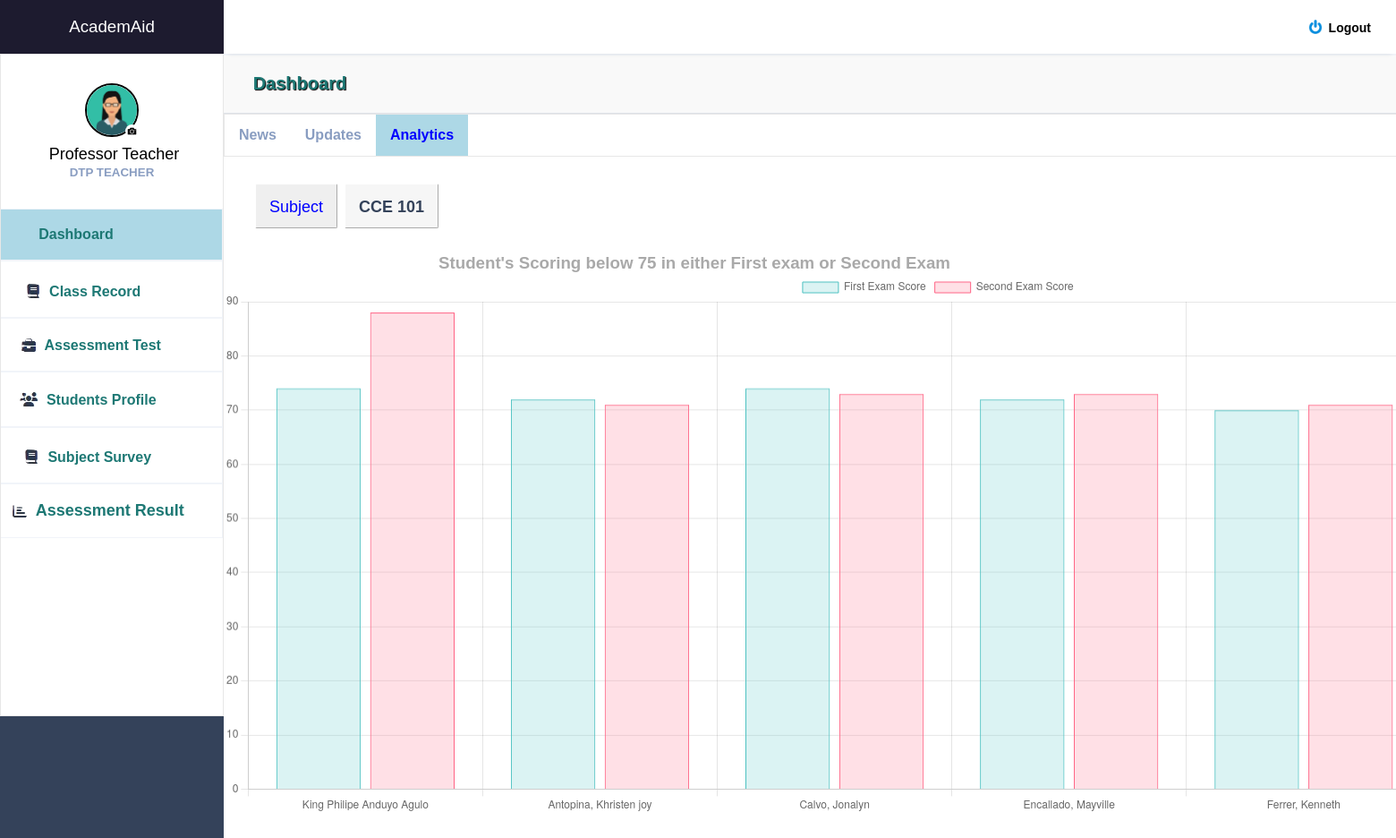
The page /analytics_cce101.php (signed in) on the database its author committed.
### tables this page shows
CREATE TABLE `tbl_users` (
  `user_id` int(11) NOT NULL,
  `user_uname` varchar(255) NOT NULL,
  `user_pass` varchar(255) NOT NULL,
  `role_id` varchar(255) NOT NULL,
  `fullname` varchar(255) NOT NULL,
  `course` varchar(255) NOT NULL,
  `year` int(11) NOT NULL,
  `program` varchar(255) NOT NULL,
  `id_number` varchar(255) NOT NULL,
  `email` varchar(255) NOT NULL,
  `contact_number` varchar(255) NOT NULL,
  `address` varchar(255) NOT NULL,
  `birthday` varchar(255) NOT NULL,
  `gender` varchar(255) NOT NULL,
  `skills` varchar(255) NOT NULL,
  `image` varchar(250) NOT NULL,
  `exam_score` varchar(255) NOT NULL,
  `subject` varchar(255) NOT NULL,
  `exam_score2` varchar(255) NOT NULL,
  `cc102_1` varchar(255) NOT NULL,
  `cc102_2` varchar(255) NOT NULL,
  `elec` varchar(255) NOT NULL,
  `elec2` varchar(255) NOT NULL,
  `netw` varchar(255) NOT NULL,
  `netw2` varchar(255) NOT NULL,
  `integ` varchar(255) NOT NULL,
  `integ2` varchar(255) NOT NULL,
  `assur` varchar(255) NOT NULL,
  `assur2` varchar(255) NOT NULL
);

### teacher_pic.php (the view, shortened to what this page needs)
<?php
require '_conn.php';
$loggedInUserId = $_SESSION['user_id'];
$user = mysqli_fetch_assoc(mysqli_query($conn, "SELECT * FROM tbl_users WHERE user_id = $loggedInUserId"));
?>
<html>
<head>
<body>
<form class="form" id = "form" action="" enctype="multipart/form-data" method="post">
                                        <div class="upload">
                                            <?php
                                            $image = $user['image'];
                                            ?>
                                    <img src="profile_pictures/<?php echo $image; ?>" width ="125" height="125" title="<?php echo $image; ?>">
                                      <div class="round">
                                        </div>
                                       </div>
                                    </form>

### dashboard_teacher.php (shortened to what this page needs)
<!DOCTYPE html>
<html lang="en">
<head>
    <link rel="stylesheet" href="styler.css">
    <link rel="stylesheet" href="https://maxst.icons8.com/vue-static/landings/line-awesome/line-awesome/1.3.0/css/line-awesome.min.css">
</head>
<body>
    <div class="sidebar">
        <div class="side-header" style="background-color: #1D1B2F">
            <a href="dashboard_teacher_welc.php"><h3>Academ<span>Aid</span></h3></a>
        </div>
        <div class="side-content" style="background-color: white; border: 1px solid #e7e7e7">
            <div class="profile">
               <a href="teacher_profile.php">
               <?php
               include 'teacher_pic.php';
               ?></a>
                <h4 style="color: black; margin-top: 5px;  font-size: 18px"><?php
        if (isset($_SESSION['user_id'])) {
          $loggedInUserId = $_SESSION['user_id'];
          $sql = "SELECT * FROM tbl_users WHERE user_id = $loggedInUserId";
          $result = $conn->query($sql);
        if ($result->num_rows > 0) {
         while ($row = $result->fetch_assoc()) {
        echo "&nbsp". $row["fullname"] ; }}}?></h4>
                <small>DTP TEACHER</small>
            </div>
            <div class="side-menu" style="background-color: ">
                <ul>
                 <li style="border-style: solid; border-width: 1px; border-color: #f1f4f9; margin-left: -80px">
                       <a href="dashboard_teacher_welc.php"
                       <?php echo isset($a) ? 'style="background-color: lightblue; color: black; font-weight: bold;' : ''; ?>>
                          <img src="images/dash_icon.png" style=" position: relative; margin-bottom: -7px; ">
                        <small style="font-size: 16px; color: #1d7874"><b>Dashboard</b></small>
                        </a></li>
                 <li style="border-style: solid; border-width: 1px; border-color: #f1f4f9; margin-left: -67px">
                       <a href="class_record.php"
                       <?php echo isset($b) ? 'style="background-color: lightblue; color: white;font-weight: bold;' : ''; ?>>
                            <img src="images/subj_icon.png" style=" position: relative; margin-bottom: -7px; ">
                            <small style="font-size: 16px; color: #1d7874; font-weight:bold">Class Record</small>
                        </a> </li>
                <li style="border-style: solid; border-width: 1px; border-color: #f1f4f9; margin-left: -50px">
                       <a href="intervene_teacher.php"
                       <?php echo isset($c) ? 'style="background-color: lightblue; color: white;font-weight: bold;' : ''; ?>>
                            <img src="images/interv_icon.png" style=" position: relative; margin-bottom: -7px; ">
                            <small style="font-size: 16px; color: #1d7874; font-weight:bold">Assessment Test</small>
                        </a> </li>
                    <li style="border-style: solid; border-width: 1px; border-color: #f1f4f9; margin-left: -57px">
                       <a href="student_profile.php"
                       <?php echo isset($d) ? 'style="background-color: lightblue; color: white;font-weight: bold;' : ''; ?>>
                            <img src="images/stuy_icon.png" style=" position: relative; margin-bottom: -7px; ">
                            <small style="font-size: 16px; color: #1d7874; font-weight:bold">Students Profile</small>
                       </a>  </li>
                    <li style="border-style: solid; border-width: 1px; border-color: #f1f4f9; margin-left: -57px">
                       <a href="exit_survey_teacher.php"
                       <?php echo isset($e) ? 'style="background-color: lightblue; color: white;font-weight: bold;' : ''; ?>>
                           <img src="images/subj_icon.png" style=" position: relative; margin-bottom: -7px; ">
                            <small style="font-size: 16px; color: #1d7874; font-weight:bold">Subject Survey</small>
                       </a>
                    </li>
                    <li style="border-style: solid; border-width: 1px; border-color: #f1f4f9; margin-left: -35px">
                       <a href="yearly_result.php"
                       <?php echo isset($f) ? 'style="background-color: lightblue; color: white;font-weight: bold;' : ''; ?>>
                          <img src="images/yearly_icon.png" style=" position: relative; margin-bottom: -7px; ">
                            <small style="font-size: 18px; color: #1d7874; font-weight:bold">Assessment Result</small>
                       </a>
                    </li>
                </ul>
            </div>
        </div>
    </div>
    <div class="main-content">
        <header>
            <div class="header-content">
                <div class="header-menu">
                    <div class="user">
                        <div class="bg-img" style="background-image: url(img/1.jpeg)"></div>
                        <a href="logout.php" onclick="confirmLogout(event)" style="color: black; margin-right: 12px; margin-top: 5px"><span><b style="font-size: 14px"><img src="images/logout.png" style="position: absolute; height: 16px; width: 16px; margin-left: -23px; margin-top: -1px;">Logout</b></span></a>
                    </div>
                </div>
            </div>
        </header>
            <main style="margin-top: 20px">
         </main>
</body>
</html>

### styler.css (style rules this page uses)
:root { --main-color: #22BAA0; --color-dark: #34425A; --text-grey: #B0B0B0; }
* { margin: 0; padding: 0; text-decoration: none; list-style-type: none; box-sizing: border-box; font-family: 'Merriweather', sans-serif; }
.sidebar { position: fixed; height: 100%; width: 250px; left: 0; bottom: 0; top: 0; z-index: 100; background: var(--color-dark); transition: left 300ms; }
.side-header { box-shadow: 0px 5px 5px -5px rgb(0 0 0 /10%); background: var(--main-color); height: 60px; display: flex; justify-content: center; align-items: center; }
.side-header h3, side-head span { color: #fff; font-weight: 400; }
.side-content { height: calc(100vh - 60px); overflow: auto; }
.profile { text-align: center; padding: 2rem 0rem; }
.bg-img { background-repeat: no-repeat; background-size: cover; border-radius: 50%; background-size: cover; }
.profile h4 { color: #fff; font-weight: 500; }
.profile small { color: #899DC1; font-weight: 600; }
.side-menu ul { text-align: center; }
.side-menu a { display: block; padding: 1.2rem 0rem; }
.side-menu a span, .side-menu a small { color: #899DC1; }
.main-content { margin-left: 250px; width: calc(100% - 165px); transition: margin-left 300ms; }
header { position: fixed; right: 0; top: 0; left: 250px; z-index: 100; height: 60px; box-shadow: 0px 5px 5px -5px rgb(0 0 0 /10%); background: #fff; transition: left 300ms; }
.header-content, .header-menu { display: flex; align-items: center; }
.header-content { justify-content: space-between; padding: 0rem 1rem; }
.header-menu { justify-content: flex-end; padding-top: .5rem; }
.user { display: flex; align-items: center; }
.user div, .client-img { height: 40px; width: 40px; margin-right: 1rem; }
.user span:last-child { display: inline-block; margin-left: .3rem; font-size: .8rem; }
main { margin-top: 60px; }

### teacher_pic.php (style rules this page uses)
.upload { width: 125px; position: relative; margin: auto; }
.upload img { height: 60px; width: 60px; border-radius: 50%; border: 2px solid #DCDCDC; border-style: solid; border-color: black; }
.upload .round { position: absolute; background-image: url('profile_pictures/kamera.jpg'); background-color: red; right: 0; width: 15px; height: 15px; line-height: 2px; text-align: center; border-radius: 50%; overflow: hidden; margin-top: -18px; margin-left: 0px; margin-right: 33px; border-color: black; border-width: 1px; }

### dashboard_teacher_welc.php (style rules this page uses)
li a { display: block; color: #34425A; text-align: center; padding: 14px 16px; text-decoration: none; }

### rows shown on the page
tbl_users: image (picture), fullname "Professor Teacher"

### other values the page prints
chart data {{ json_encode(array_column($below75Score, 'exam_score')) }} ["74","72","74","72","70","73"]
chart data {{ json_encode(array_column($below75Score, 'exam_score2')) }} ["88","71","73","73","71","76"]
